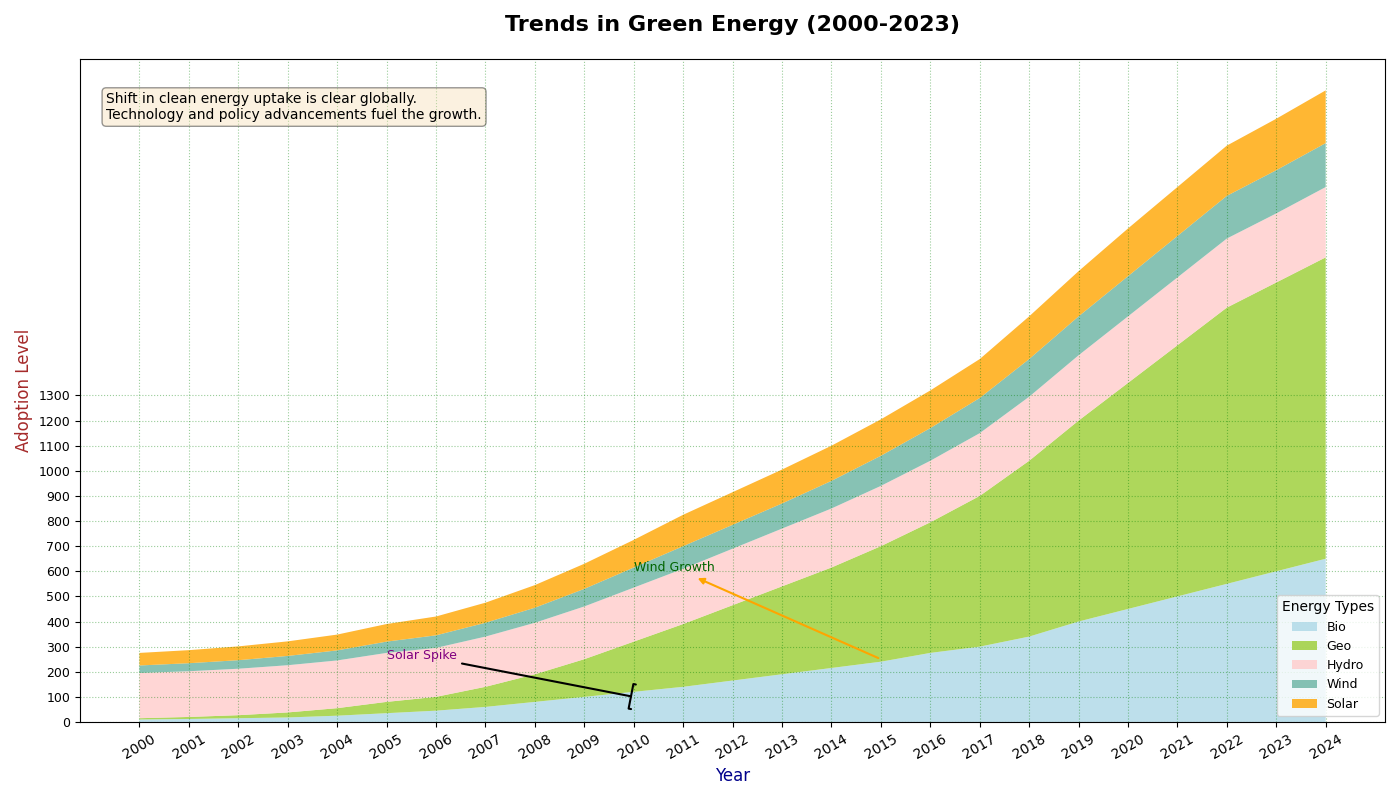

This chart was generated by the following Python code:
import matplotlib.pyplot as plt
import numpy as np

years = np.arange(2000, 2025)

solar_power = np.array([10, 12, 15, 18, 25, 35, 45, 60, 80, 100, 120, 140, 165, 190, 215, 240, 275, 300, 340, 400, 450, 500, 550, 600, 650])
wind_power = np.array([5, 8, 12, 20, 30, 45, 55, 80, 110, 150, 200, 250, 300, 350, 400, 460, 520, 600, 700, 800, 900, 1000, 1100, 1150, 1200])
hydro_power = np.array([180, 182, 185, 188, 190, 195, 195, 200, 205, 210, 215, 220, 225, 230, 235, 240, 245, 250, 255, 260, 265, 270, 275, 275, 280])
geothermal = np.array([30, 32, 34, 37, 40, 45, 50, 55, 60, 70, 80, 90, 95, 100, 110, 120, 130, 140, 150, 155, 160, 165, 170, 172, 175])
bioenergy = np.array([50, 52, 55, 58, 63, 70, 75, 80, 90, 100, 110, 125, 130, 135, 140, 145, 150, 155, 170, 180, 190, 195, 200, 205, 210])

energy_data = np.vstack([solar_power, wind_power, hydro_power, geothermal, bioenergy])

fig, ax = plt.subplots(figsize=(14, 8))

colors = ['#add8e6', '#9acd32', '#ffcccb', '#69b3a2', '#ffa500']

ax.stackplot(years, energy_data, labels=['Bio', 'Geo', 'Hydro', 'Wind', 'Solar'], colors=colors, alpha=0.8)

ax.set_title('Trends in Green Energy (2000-2023)', fontsize=16, fontweight='bold', pad=20)
ax.set_xlabel('Year', fontsize=12, color='darkblue')
ax.set_ylabel('Adoption Level', fontsize=12, color='brown')

ax.legend(loc='lower right', fontsize=9, title='Energy Types', frameon=True)
ax.grid(linestyle=':', alpha=0.4, color='green')

plt.xticks(years, rotation=30)
plt.yticks(np.arange(0, 1301, 100), fontsize=9)

ax.annotate('Solar Spike', xy=(2010, 100), xytext=(2005, 250),
            arrowprops=dict(facecolor='red', arrowstyle='-[', lw=1.5), fontsize=9, color='purple')

ax.annotate('Wind Growth', xy=(2015, 250), xytext=(2010, 600),
            arrowprops=dict(arrowstyle='<|-', connectionstyle='arc3', color='orange', lw=1.5),
            fontsize=9, color='darkgreen')

description_box = dict(boxstyle='round', facecolor='wheat', alpha=0.4)
description = ("Shift in clean energy uptake is clear globally.\n"
               "Technology and policy advancements fuel the growth.")
ax.text(0.02, 0.95, description, transform=ax.transAxes, fontsize=10,
        verticalalignment='top', bbox=description_box)

plt.tight_layout()
plt.show()
